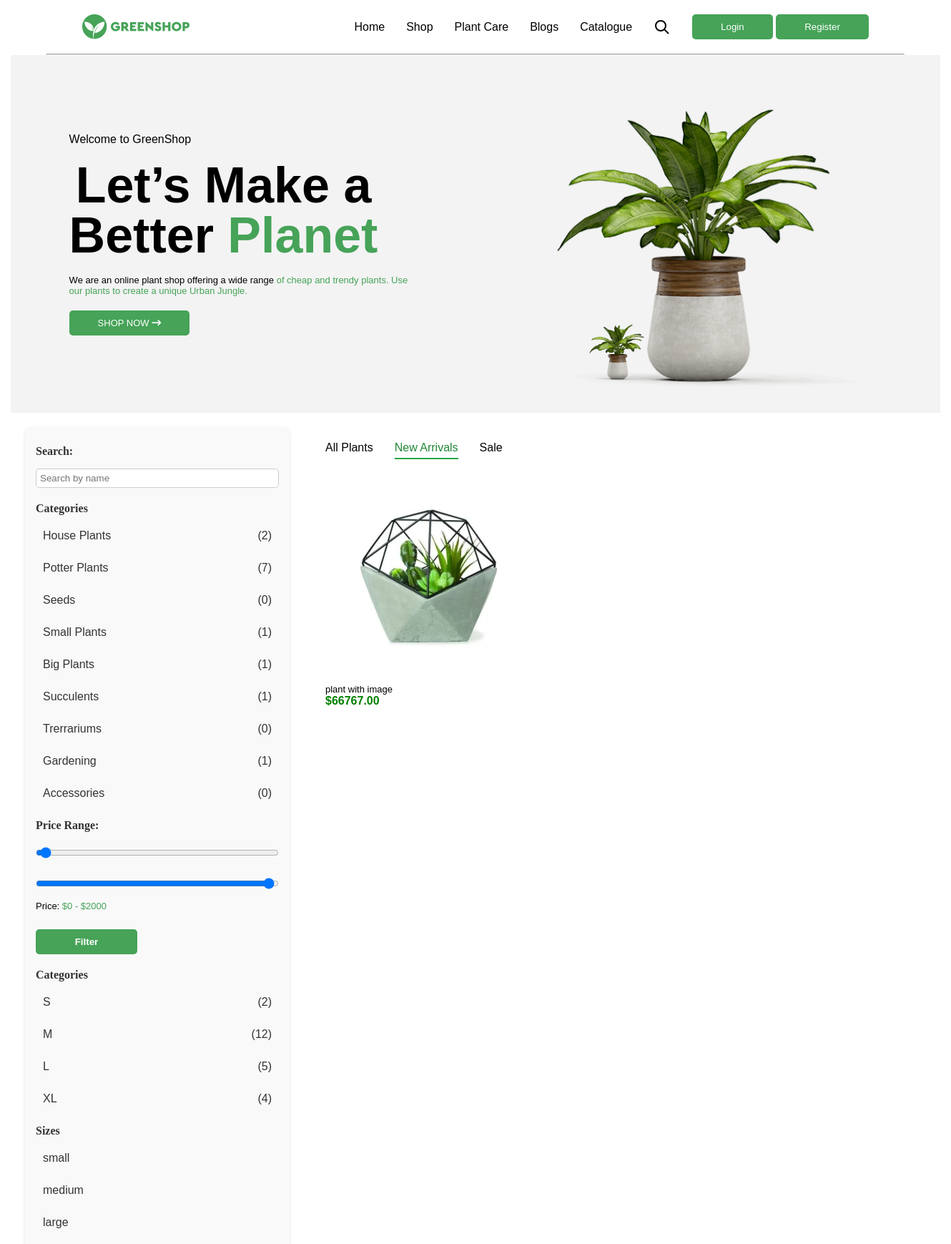
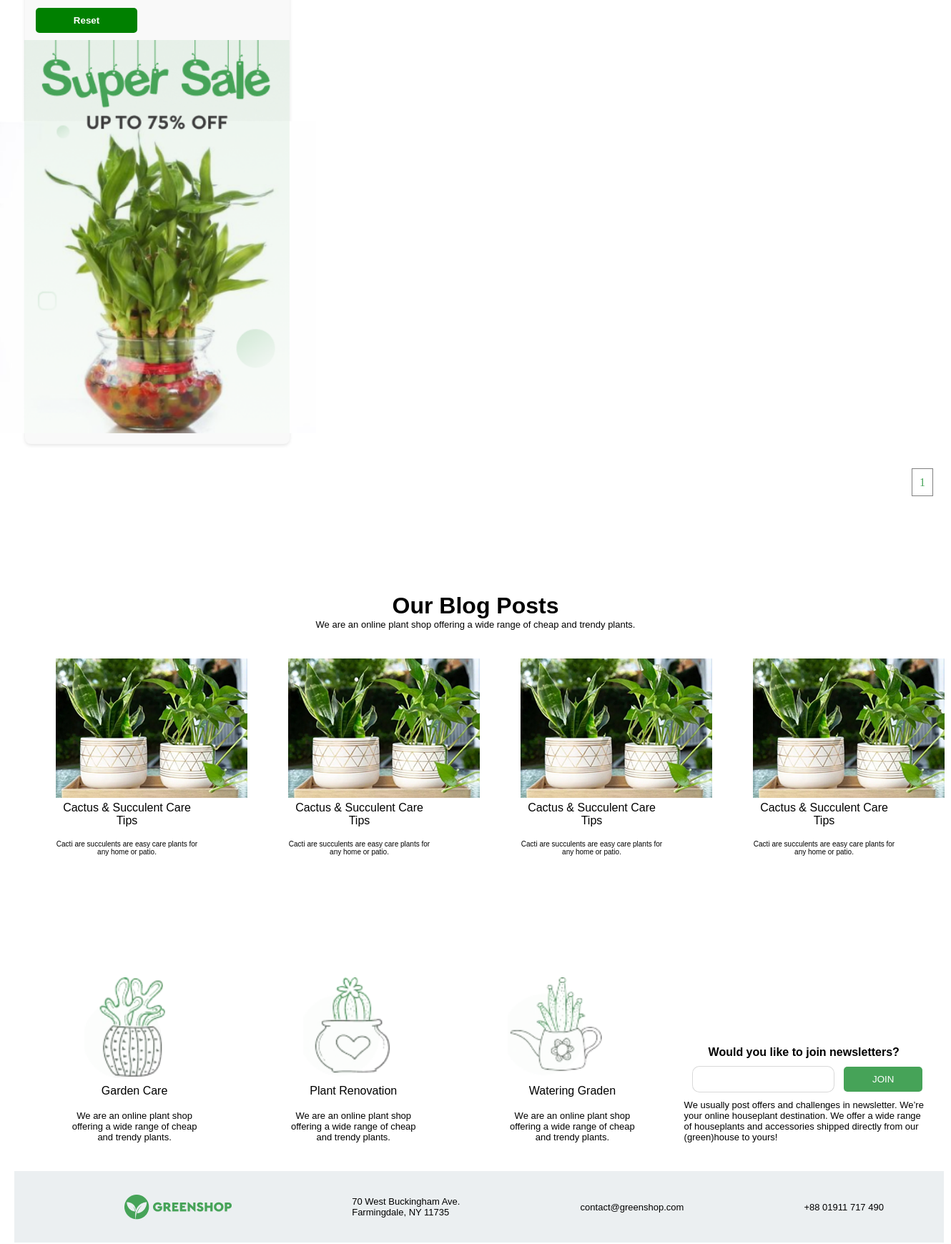
The page /plants/ (upper part) on the database its author committed (2 pictures, top to bottom).
### plant/models.py (models this page shows, shortened)
class TimeAbstract(models.Model):
    created_at = models.DateField('created', auto_now_add=True)
    updated_at = models.DateField('', auto_now=True)
    class Meta:
        abstract = True

class Category(TimeAbstract):
    class Meta:
        verbose_name_plural = 'categories'
        verbose_name = 'category'
    name = models.CharField(max_length=100)
    def __str__(self):
        return self.name

class Size(TimeAbstract):
    SMALL = 'small'
    MEDIUM = 'medium'
    LARGE = 'large'
    TYPES = [
        (SMALL,'small'),
        (MEDIUM, 'medium'),
        (LARGE, 'large')
    ]
    class Meta:
        verbose_name_plural = 'sizes'
        verbose_name = 'size'
    name = models.CharField(max_length=100)
    type = models.CharField(choices=TYPES, default=SMALL, max_length=50)
    def __str__(self):
        return self.name

class Plant(TimeAbstract):
    class Meta:
        verbose_name_plural = 'plants'
        verbose_name = 'plant'
    name = models.CharField(max_length=100)
    price = models.DecimalField(decimal_places=2, max_digits=10)
    short_description = models.TextField()
    sizes = models.ManyToManyField('plant.Size', related_name='plant')
    category = models.ForeignKey('plant.Category', on_delete=models.PROTECT, related_name='plant')
    tags = models.ManyToManyField('plant.Tag', related_name='plant')
    description = models.ForeignKey('plant.Description', on_delete=models.PROTECT)
    user =  models.ForeignKey(User, on_delete=models.PROTECT, related_name='plants', default=1)
    @property
    def image(self):
        if self.images.first():
            return self.images.first().image
        return None

class ImagePlant(TimeAbstract):
    class Meta:
        verbose_name_plural = 'images'
        verbose_name = 'image'
    plant = models.ForeignKey('plant.Plant', on_delete=models.PROTECT, related_name='images')
    image = ResizedImageField(upload_to='plant_images/', quality=90, force_format='WEBP')

class Blog(TimeAbstract):
    class Meta:
        verbose_name_plural = 'blogs'
        verbose_name = 'blog'
    name = models.CharField(max_length=100)
    description = models.TextField()
    image = models.ImageField(upload_to='blog_images/')

### plant/views.py (the view)
# urls.py: path('plants/', views.NewArrivals.as_view(), name='arrivals'),
class NewArrivals(ListView):
    template_name = 'arrivval.html'
    context_object_name = 'plants'
    paginate_by = 9
    def get_queryset(self):
        plants = Plant.objects.filter(created_at='2025-03-05')
        self.plantfilter = PlantFilter(self.request.GET, queryset=plants)
        query = self.request.GET.get('q')
        if query:
            return Plant.objects.filter(name__icontains=query)
        sizes = self.request.GET.getlist('size')
        if sizes:
            plants = plants.filter(sizes__id__in=sizes)
        return self.plantfilter.qs
    def get_context_data(self, **kwargs):
        context = super().get_context_data(**kwargs)
        context['blogs'] = Blog.objects.all()
        context['categories'] = Category.objects.annotate(plant_count=Count('plant'))
        context['sizes'] = Size.objects.annotate(plant_count=Count('plant'))
        context['size_objects'] = Size.SMALL, Size.MEDIUM, Size.LARGE
        context['form'] = CustomUserCreationForm
        context['forms'] = LoginForm
        context['filter'] = self.plantfilter
        return context

### templates/arrivval.html (shortened to what this page needs)
{% extends 'main.html' %}
{% block content %}
  <div class="container">
    <section class="slider container">
      <div class="slides ">
        <div class="container-media container slide">
          <div class="display first-block">
            <div class="col-display">
              <h3>Welcome to GreenShop</h3>
              <h1 class="big-text">
                Let’s Make a <br />Better <span>Planet</span>
            </h1>
            <p class="start">
              We are an online plant shop offering a wide range <span>
                of cheap and trendy plants. Use
                <br />our plants to create a unique Urban Jungle.
              </span>
            </p>
            <a href="{% url 'catologue' %}">
              <button class="display"><p>SHOP NOW <i class="fa-solid fa-arrow-right-long"></i></p></button>
            </a>
          </div>
          <div class="display-gap">
            <div class="big-plant"></div>
          </div>
        </div>
      </div>
      <div class="container-media slide">
        <div class="display first-block">
          <div class="display-gap">
            <div class="min-plant"></div>
          </div>
        </div>
      </div>
    </div>
  </section>
</div>
<div class="display2 containers mi pad-20">
    <form method="get" class="filter-form">
      <label for="id_name">Search:</label>
      {{ filter.form.name }}
      <div class="filter-categories">
        <label for="id_name">Categories</label>
        {% for category in categories %}
            <a href="?category={{ category.id }}" class="{% if request.GET.category == category.id|stringformat:"s" %}active{% endif %}">
                <div class="display-cat align-center gap-200">
                  <div>
                    {{ category.name }}
                  </div>
                  <div>
                    ({{ category.plant_count }})
                  </div>
                </div>
            </a>
        {% endfor %}
    </div>
    <label>Price Range:</label>
    <input type="range" id="price_min" name="old_price_min" min="0" max="2000" step="10" value="{{ request.GET.old_price_min|default:0 }}">
    <input type="range" id="price_max" name="old_price_max" min="0" max="2000" step="10" value="{{ request.GET.old_price_max|default:2000 }}">
    <p>Price: <span id="price_display">${{ request.GET.old_price_min|default:0 }} - ${{ request.GET.old_price_max|default:2000 }}</span></p>
    <button type="submit" class="">Filter</button>
    <div class="filter-categories">
      <label for="">Categories</label>
      {% for size in sizes %}
          <a href="?sizes={{ size.id }}" class="{% if request.GET.sizes == size.id|stringformat:"s" %}active{% endif %}">
              <div class="display-cat align-center gap-200">
                <div>
                  {{ size.name }}
                </div>
                <div>
                  ({{ size.plant_count }})
                </div>
              </div>
          </a>
      {% endfor %}
  </div>
   <div class="filter-categories">
    <label for="id_name">Sizes</label>
    {% for size in size_objects %}
        <a href="">{{ size }}</a>
    {% endfor %}
  </div>
      <button type="reset" class="btn btn-success"><a class="white" href="{% url "home" %}">Reset</a></button>
      <div class="sale pad-0"></div>
    </form>
    <div class="col-display cent">
      <div class="text-center display-gap-m pad-top-20 links">
        <a class="" href="{% url "home" %}">All Plants</a>
        <a class="active" href="{% url "arrivals" %}">New Arrivals</a>
        <a href="{% url "home" %}">Sale</a>
      </div>
      <div class="card-plant display-plant ">
        {% for plant in plants %}
        <a href="{% url 'detail_plant' plant.id %}">
        <div>
          <img class="card" src="{{ plant.image.url }}" alt="" />
            <p>{{ plant.name }}</p>
            <h4 class="green">${{ plant.price }}</h4>
          </div>
        </a>
        {% endfor %}
      </div>
    </div>
  </div>
  <div class="paginations">
    {% include 'companents/pagination.html' %}
  </div>
  <div class="pad-top-20 pad-200 media-none">
  </div>
  <div class="container">
    <center>
      <h1>Our Blog Posts</h1>
      <p>We are an online plant shop offering a wide range of cheap and trendy plants.</p>
    </center>
    <div class="display3 text-center media-container pad-top-20">
      {% for blog in blogs|slice:':4' %}
        <a href="{% url 'detail_blog' blog.id %}">
          <div class="pad-top-20 blog">
            <img src="{{ blog.image.url }}" alt="" />
            <h3>{{ blog.name }}</h3>
            <br /><p>{{ blog.description }}</p>
          </div>
        </a>
      {% endfor %}
    </div>
  </div>
{% endblock %}

### static/static_dirs/css/main.css (style rules this page uses)
* { margin: 0; box-sizing: border-box; }
.text-center { text-align: center; }
.display-cat { display: flex; max-width: 500px; justify-content: space-between; }
.gap-200 { gap: 200px; }
.text-center p { font-size: 10px; }
.container { width: 1300px; margin: 0 auto; }
.container-media { width: 1300px; margin: 0 auto; }
.containers { max-width: 1300px; width: 100%; margin: 0 auto; padding: 0 15px; }
.pad-20 { padding: 20px; }
.pad-200 { padding: 100px; }
.align-center { align-items: center; }
.col-display { display: flex; flex-direction: column; gap: 20px; align-items: start; }
.start { text-align: start; }
.display { display: flex; justify-content: space-around; align-items: center; }
.display2 { display: flex; align-items: start; gap: 50px; }
.display3 { display: flex; justify-content: space-around; align-items: center; }
.display-plant { display: grid; grid-template-columns: repeat(3, 1fr); gap: 40px; flex: 1; }
.display-gap { display: flex; gap: 30px; align-items: center; }
.display-gap-m { display: flex; gap: 30px; align-items: center; }
.card { padding: 20px 20px; background-color: #ffffff; }
img { max-width: 300px; max-height: 300px; }
.sale { background-image: url(../images/sale.png); background-position: center; background-repeat: no-repeat; background-size: cover; width: 443px; height: 550px; margin-left: -51px; }
.pad-0 { padding: 0; }
ul, li, a { text-decoration: none; font-family: Cera Pro, sans-serif; color: black; list-style: none; }
.links a { text-decoration: none; padding-bottom: 5px; border-bottom: 2px solid transparent; }
.links a:hover, .links a.active { color: #218838; border-bottom: 2px solid #28a745; }
p { font-family: Cera Pro, sans-serif; font-size: 13px; }
h1 { font-family: Cera Pro, sans-serif; }
h4 { font-family: Cera Pro, sans-serif; }
span { color: #46A358; }
h3 { font-family: Cera Pro, sans-serif; font-size: 16px; font-weight: 500; line-height: 18px; }
.big-text { font-size: 70px; font-family: Cera Pro, sans-serif; font-weight: 900; size: 70px; line-height: 70px; }
button { background-color: #46A358; padding: 10px 40px; border: none; border-radius: 5px; color: white; max-width: 200px; }
.btn { padding: 10px 15px; background-color: green; color: white; border: none; cursor: pointer; }
.slider { position: relative; width: 100%; overflow: hidden; }
.slides { display: flex; transition: transform 0.5s ease-in-out; }
.slide { min-width: 100%; box-sizing: border-box; text-align: center; }
.big-plant { background-image: url(../images/pl.png); background-position: center; background-repeat: no-repeat; background-size: cover; width: 500px; height: 500px; }
.min-plant { background-image: url(../images/pl.png); background-position: center; background-repeat: no-repeat; background-size: cover; width: 100px; height: 100px; position: absolute; top: 362px; left: 800px; }
.first-block { background-color: rgb(243, 243, 243); }
.green { color: green; }
.paginations { text-align: end; padding: 20px; margin: 5px; }
.white { color: white; }
.blog { max-width: 200px; }
.pad-top-20 { padding-top: 20px; }
.filter-form { background: #f8f9fa; padding: 15px; border-radius: 8px; box-shadow: 0 2px 5px rgba(0, 0, 0, 0.1); max-width: 370px; }
.filter-form label { font-weight: bold; margin-top: 10px; display: block; color: #333; }
.filter-form input, .filter-form select { width: 100%; padding: 8px; margin-top: 5px; border: 1px solid #ccc; border-radius: 5px; }
.filter-form button { color: white; font-weight: bold; border: none; cursor: pointer; margin-top: 15px; padding: 10px; max-width: 142px; }
.filter-form { display: flex; flex-direction: column; gap: 10px; padding: 15px; border-radius: 8px; background-color: #f9f9f9; }
.filter-form label { font-weight: bold; }
.filter-form input, .filter-form select { padding: 5px; border-radius: 5px; border: 1px solid #ccc; }
.filter-categories { display: flex; gap: 15px; flex-direction: column; }
.filter-categories a { text-decoration: none; color: #333; padding: 5px 10px; border-bottom: 2px solid transparent; transition: all 0.3s ease; }
label { display: block; margin-top: 10px; font-weight: bold; }

### rows shown on the page
Category: name "House Plants", plant_count "2"
Category: name "Potter Plants", plant_count "7"
Category: name "Seeds", plant_count "0"
Category: name "Small Plants", plant_count "1"
Category: name "Big Plants", plant_count "1"
Category: name "Succulents", plant_count "1"
Category: name "Trerrariums", plant_count "0"
Category: name "Gardening", plant_count "1"
Category: name "Accessories", plant_count "0"
Size: name "S", plant_count "2"
Size: name "M", plant_count "12"
Size: name "L", plant_count "5"
Size: name "XL", plant_count "4"
Plant: image (picture), name "plant with image", price "66767.00"
Blog: image (picture), name "Cactus & Succulent Care Tips", description "Cacti are succulents are easy care plants for any home or patio."
Blog: image (picture), name "Cactus & Succulent Care Tips", description "Cacti are succulents are easy care plants for any home or patio."
Blog: image (picture), name "Cactus & Succulent Care Tips", description "Cacti are succulents are easy care plants for any home or patio."
Blog: image (picture), name "Cactus & Succulent Care Tips", description "Cacti are succulents are easy care plants for any home or patio."

### other values the page prints
{{ request.GET.old_price_min|default:0 }} "0"
{{ request.GET.old_price_max|default:2000 }} "2000"
{{ size }} "small" "medium" "large"
{{ num }} "1"
